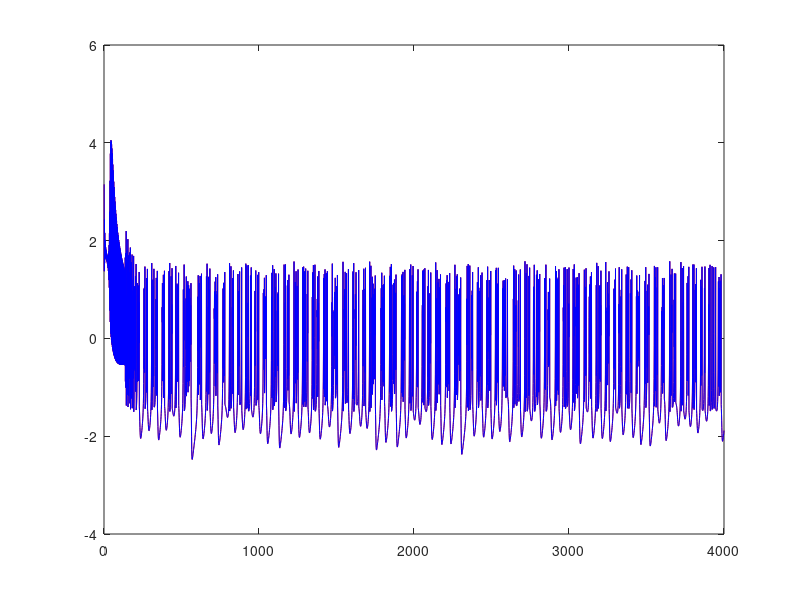
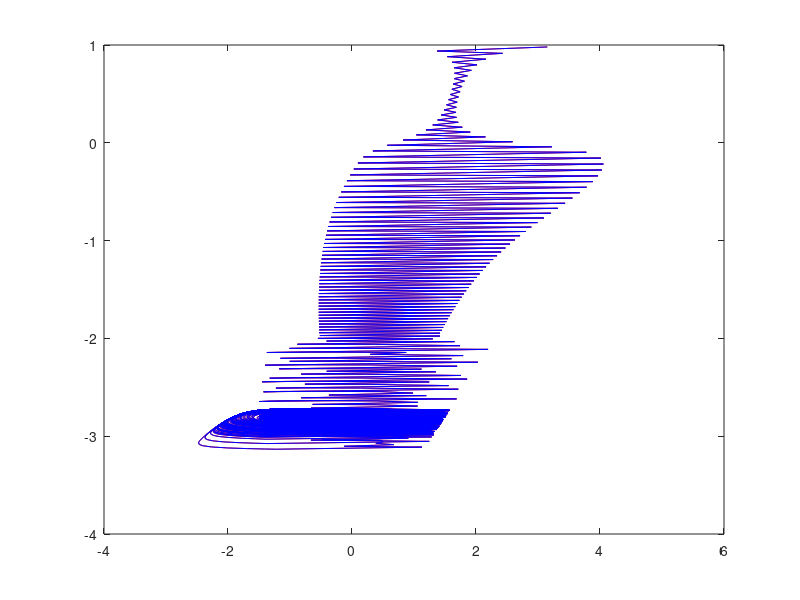

Here is the MATLAB script that generated these plots, in order:
function [x,y]= Rulkovcoupled ()

    mu=0.01;
    alfa=4.3;
    sigmai=0.1;
    n=4000;
    w=0.5;
    
    cell=2;
    
    xi=ones(cell);
    yi=ones(cell);
    
    X=zeros(n,cell);
    Y=zeros(n,cell);
    
    for N=1:n
    for k=1:cell
    for j=1:cell-1
    sigma=sigmai*w*(xi(k)-xi(j));
    
    % chaotic Rulkov eq.
    
    X(N,k)=(alfa/(1+(xi(k)*xi(k))))+yi(k);
    Y(N,k)=yi(k)-(mu*(xi(k)+1))+mu*sigma;
    
    sigmai=sigma;
    xi(k)=X(N,k);
    yi(k)=Y(N,k);
    
    end
    end
    end
    
    F1=figure;
    
    plot(X(:,1),'r');
    hold on;
    plot(X(:,2),'b');
    hold off;
    
    F2=figure;
    plot(X(:,1),Y(:,1),'r');
    hold on;
    plot(X(:,2),Y(:,2),'b');
    hold off;
    
    end
    
    